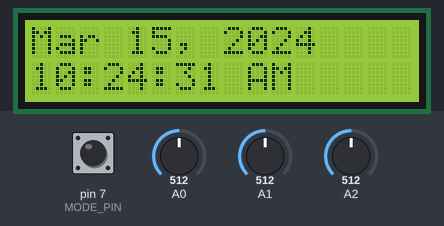
The sketch below on a simulated Arduino Uno, built with avr-gcc and run on an emulated ATmega328P. Parts: 16×2 character LCD. The inputs (shaded band) are chosen by the test bench; at power-on: pin 7 (MODE_PIN) LOW, A0 = 512, A1 = 512, A2 = 512. The local clock reads 2024-03-15 10:24:30 at power-on unless the sketch sets it.

Above: at 1.2 s.
1.3 s: pin 7 (MODE_PIN) pulled HIGH for 0.15 s
At 1.9 s:
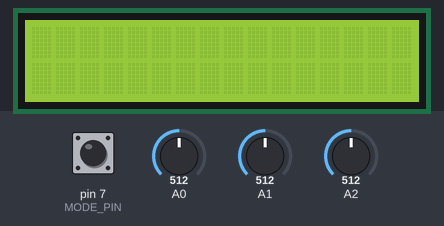
2.9 s: pin 7 (MODE_PIN) pulled HIGH for 1 s
At 4.2 s:
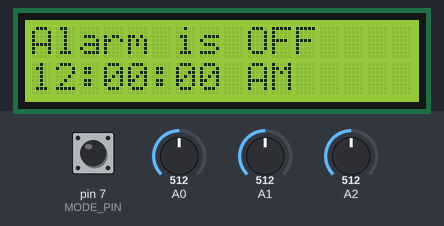
5.4 s: pin 7 (MODE_PIN) pulled HIGH for 0.15 s
At 6.0 s:
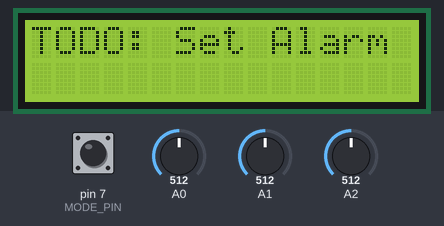
Timing chart, 0 to 8.4 s (numbered marks = the images above; inputs shaded):
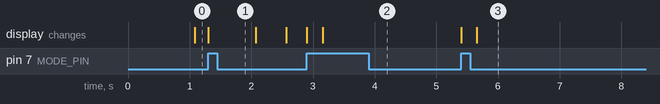

The sketch:

alarm.ino
```cpp
#include <Arduino.h>

#include "include/alarm.h"
#include "include/AlarmClock.h"


AlarmClock alarmClock;

/******************************************************************************/

void setup() {

	alarmClock.initLCD();
	alarmClock.readRTC();
}

/******************************************************************************/

void loop() {

	// sync with the RTC every four hours
	if (0 == millis() % (4 * MILLIS_IN_HOUR)) {
		alarmClock.readRTC();
	}

	alarmClock.updateDisplay();
}
```

AlarmClock.cpp
```cpp
#include <Arduino.h>
#include <LiquidCrystal.h>
#include <TimeLib.h>
#include <TimeAlarms.h>
#include <Wire.h>
#include <DS1307RTC.h>

#include "include/utility.h"
#include "include/AlarmClock.h"


// This gets called whenever the alarm goes off.
void triggerAlarm() {

	// TODO
	return;
}

/******************************************************************************/


/////////////////////
//  Constructors   //
/////////////////////

AlarmClock::AlarmClock() {

	// default device mode
	mode = DISPLAY_TIME;

	// default brightness of the LCD
	LCDBrightness = LCD_BRIGHTNESS_DEFAULT;

	// setup controls
	pinMode(MODE_PIN, INPUT);

	// initialize the state of the mode button
	modePinState = LOW;
	lastModePinState = LOW;

	// initialize the state of the set time/alarm toggle button
	setToggleState = LOW;
	lastSetToggleState = LOW;

	// setup the alarm
	alarmID = Alarm.alarmRepeat(0, 0, 0, triggerAlarm);
	toggleAlarm(false);
}

/******************************************************************************/

/////////////////////
// Private Methods //
/////////////////////

void AlarmClock::toggleAlarm(bool enable) {

	if (enable) {
		Alarm.enable(alarmID);
		alarmEnabled = true;
	}

	else {
		Alarm.disable(alarmID);
		alarmEnabled = false;
	}
}

/******************************************************************************/

bool AlarmClock::checkModeToggle() {

	bool state = false;

	if (wasButtonPushed(modePinState, lastModePinState, MODE_PIN)) {

		state = true;

		if (SET_ALARM == mode) {
			// At the end, wrap around again to the first value.
			setMode(DISPLAY_TIME);
		} else {
			// There's no ++ operator for enums... Really, C++?
			setMode((ClockMode)((int)mode + 1));
		}
	}

	return state;
}

/******************************************************************************/

void AlarmClock::updateBrightness() {

	analogWrite(LCD_BRIGHTNESS_PIN, LCDBrightness);
}

/******************************************************************************/

void AlarmClock::printTimePart(ClockSetMode part, int val) {

	switch (part) {

		case SET_SECOND:
			printTime(hour(), minute(), val, month(), day(), year());
			break;

		case SET_MINUTE:
			printTime(hour(), val, second(), month(), day(), year());
			break;

		case SET_HOUR:
			printTime(val, minute(), second(), month(), day(), year());
			break;

		case SET_YEAR:
			printTime(hour(), minute(), second(), month(), day(), val);
			break;

		case SET_MONTH:
			printTime(hour(), minute(), second(), val, day(), year());
			break;

		case SET_DAY:
			printTime(hour(), minute(), second(), month(), val, year());
			break;

		default:
			break;
	}

	return;
}

/******************************************************************************/

int AlarmClock::promptTimePart(int initVal, ClockSetMode part, int min, int max) {

	// Vertical coordinate of the time part on the LCD display.
	static int yLCDPos[] = {1, 1, 1, 0, 0, 0};

	// Horizontal coordinate of the time part on the LCD display.
	static int xLCDPos[] = {6, 3, 0, 8, 4, 0};

	// How many characters are displayed for the time part.
	static int LCDwidth[] = {2, 2, 2, 4, 2, 3};

	// initialize the state of the + button
	int setPlusState = LOW;
	int lastSetPlusState = LOW;

	// initialize the state of the - button
	int setMinusState = LOW;
	int lastSetMinusState = LOW;

	// handles blinking
	bool blank = false;
	unsigned long prevMillisecond = 0;

	int val = initVal;

	while (1) {

		unsigned long curMillisecond = millis();

		// Blinking seconds
		if (curMillisecond - prevMillisecond > 500) {
			prevMillisecond = curMillisecond;
			blank = !blank;
		}

		if (blank) {
			lcd->setCursor(xLCDPos[(int)part], yLCDPos[(int)part]);
			for (int i = 0; i < LCDwidth[(int)part]; i++) {
				lcd->print(" ");
			}
		} else {
			printTimePart(part, val);
		}

		// if mode button is pressed, we need to drop out of SET_TIME
		if (checkModeToggle()) {
			return 0;
		}

		// continue trying to set second until we toggle to the next time part
		else if (wasButtonPushed(setToggleState, lastSetToggleState, SET_TOGGLE_PIN, true)) {
			break;
		}

		// user pressed the + button
		else if (wasButtonPushed(setPlusState, lastSetPlusState, SET_PLUS_PIN, true)) {
			val = val >= max ? min : val + 1;
		}

		// user pressed the - button
		else if (wasButtonPushed(setMinusState, lastSetMinusState, SET_MINUS_PIN, true)) {
			val = val > min ? val - 1 : max;
		}
	}

	return val;
}

/******************************************************************************/

void AlarmClock::printTime(int hr, int min, int sec, int mnth, int dy, int yr, bool showDate) {

	const char *timeMode = hr < 12 ? "AM" : "PM";

	// Midnight is a special case in AM/PM format
	if (0 == hr) {
		hr = 12;
	}

	// We're not displaying military time
	else if (hr > 12) {
		hr -= 12;
	}

	String hrStr  = hr  < 10 ? "0" + String(hr)  : String(hr);
	String minStr = min < 10 ? "0" + String(min) : String(min);
	String secStr = sec < 10 ? "0" + String(sec) : String(sec);

	String dyStr   = dy < 10 ? "0" + String(dy) : String(dy);

	if (showDate) {
		lcd->setCursor(0, 0);
		lcd->print(String(monthShortStr(mnth)) + " " + dyStr + ", " + String(yr));
	}

	lcd->setCursor(0, 1);
	lcd->print(hrStr + ":" + minStr + ":" + secStr + " " + timeMode);

	return;
}

/******************************************************************************/

void AlarmClock::displayTime() {

	printTime(hour(), minute(), second(), month(), day(), year());
}

/******************************************************************************/

void AlarmClock::displaySetTime() {

	int val;
	static ClockSetMode curState = SET_SECOND;

	int monthDays[] = {31, 28, 31, 30, 31, 30, 31, 31, 30, 31, 30, 31};

	if (isLeapYear(year())) {
		monthDays[1] = 29;
	}

	switch (curState) {

		case SET_SECOND:

			val = promptTimePart(second(), curState, 0, 59);

			if (SET_TIME == mode) {
				setTime(hour(), minute(), val, day(), month(), year());
			}

			break;

		case SET_MINUTE:

			val = promptTimePart(minute(), curState, 0, 59);

			if (SET_TIME == mode) {
				setTime(hour(), val, second(), day(), month(), year());
			}

			break;

		case SET_HOUR:

			val = promptTimePart(hour(), curState, 0, 23);

			if (SET_TIME == mode) {
				setTime(val, minute(), second(), day(), month(), year());
			}

			break;

		case SET_YEAR:

			val = promptTimePart(year(), curState, MIN_YEAR, MAX_YEAR);

			if (SET_TIME == mode) {

				// Do bounds checking for leap years in February
				if (!isLeapYear(val) && 2 == month() && 29 == day()) {
					setTime(hour(), minute(), second(), 1, 3, val);
				} else {
					setTime(hour(), minute(), second(), day(), month(), val);
				}
			}

			break;

		case SET_MONTH:

			val = promptTimePart(month(), curState, 1, 12);

			if (SET_TIME == mode) {

				// Do bounds checking for days in the month
				if (day() > monthDays[val]) {
					setTime(hour(), minute(), second(), monthDays[val], val, year());
				} else {
					setTime(hour(), minute(), second(), day(), val, year());
				}
			}

			break;

		case SET_DAY:

			val = promptTimePart(day(), curState, 1, monthDays[month() - 1]);

			if (SET_TIME == mode) {
				setTime(hour(), minute(), second(), val, month(), year());
			}

			break;

		default:
			break;
	}

	if (SET_MONTH == curState) {
		// At the end, wrap around again to the first value.
		curState = SET_SECOND;
	} else {
		curState = (ClockSetMode)((int)curState + 1);
	}

	// reset when we leave SET_TIME
	if (SET_TIME != mode) {
		curState = SET_SECOND;
	}

	// sync to the RTC when we're done setting the time
	if (SET_TIME == mode) {
		writeRTC(now());
	}

	return;
}

/******************************************************************************/

void AlarmClock::displayAlarm() {

	time_t alarmTime = Alarm.read(alarmID);

	printTime(hour(alarmTime), minute(alarmTime), second(alarmTime), 0, 0, 0, false);

	lcd->setCursor(0, 0);
	lcd->print(alarmEnabled ? "Alarm is ON" : "Alarm is OFF");

	return;
}

/******************************************************************************/

void AlarmClock::displaySetAlarm() {

	// TODO
	lcd->setCursor(0, 0);
	lcd->print("TODO: Set Alarm");

	return;
}

/******************************************************************************/

/////////////////////
// Public Methods  //
/////////////////////

void AlarmClock::setMode(ClockMode newMode) {

	mode = newMode;
	lcd->clear();
	delay(250);

	return;
}

/******************************************************************************/

void AlarmClock::readRTC() {

	DS1307RTC *rtc = new DS1307RTC();
	time_t time = rtc->get();

	setTime(hour(time), minute(time), second(time), day(time), month(time), year(time));
	return;
}

/******************************************************************************/

void AlarmClock::writeRTC(time_t time) {

	DS1307RTC *rtc = new DS1307RTC();

	rtc->set(time);
	return;
}

/******************************************************************************/

void AlarmClock::initLCD() {

	lcd = new LiquidCrystal(LCD_RS, LCD_ENABLE, LCD_D4, LCD_D5, LCD_D6, LCD_D7);
	lcd->begin(16, 2);

	return;
}

/******************************************************************************/

void AlarmClock::updateDisplay() {

	// determines how bright the LCD is
	updateBrightness();

	// If user pressed the mode select button, cycle to the next mode.
	checkModeToggle();

	switch (mode) {

		case DISPLAY_TIME:
			displayTime();
			break;

		case SET_TIME:
			displaySetTime();
			break;

		case DISPLAY_ALARM:
			displayAlarm();
			break;

		case SET_ALARM:
			displaySetAlarm();
			break;

		default:
			break;
	}
}
```

AlarmClock.h
```cpp
#ifndef ALARMCLOCK_H
#define ALARMCLOCK_H

#include <LiquidCrystal.h>
#include <TimeAlarms.h>

#include "alarm.h"


// Alarm payload
void triggerAlarm();

/******************************************************************************/

class AlarmClock {

	private:

		// Current mode of the alarm clock.
		ClockMode mode;

		// The brightness of the LCD.
		int LCDBrightness;

		// Initialize the library with the numbers of the interface pins.
		LiquidCrystal *lcd;

		// Points to an alarm object.
		AlarmID_t alarmID;

		// Whether or not the alarm is enabled.
		bool alarmEnabled;

		// Current and last states of the mode toggle button.
		int modePinState;
		int lastModePinState;

		// Current and last states of the set time/alarm toggle button.
		int setToggleState;
		int lastSetToggleState;

		// Enables and disables the alarm.
		void toggleAlarm(bool enable);

		// Checks state of the mode toggle button and changes the clock's
		// mode if it's pressed. Returns true if the button was pressed and
		// false otherwise.
		bool checkModeToggle();

		// Updates the brightness of the LCD. Called by updateDisplay().
		void updateBrightness();

		// Prints the specified time part (second, minute, etc.) to the LCD
		// display in the appropriate position and in the correct format.
		void printTimePart(ClockSetMode part, int val);

		// Prompts the user for the specified time part (second, minute, etc.)
		// and returns the result.
		int promptTimePart(int initVal, ClockSetMode part, int min, int max);

		// Displays the given time on the LCD.
		void printTime(int hr, int min, int sec, int mnth, int dy, int yr, bool showDate = true);

		// Called by updateDisplay() when mode = DISPLAY_TIME.
		void displayTime();

		// Called by updateDisplay() when mode = SET_TIME.
		void displaySetTime();

		// Called by updateDisplay() when mode = DISPLAY_ALARM.
		void displayAlarm();

		// Called by updateDisplay() when mode = SET_ALARM.
		void displaySetAlarm();

	public:

		// Constructor
		AlarmClock();

		// Sets the alarm clock's mode.
		void setMode(ClockMode newMode);

		// Sets the brightness of the LCD.
		inline void setLCDBrightness(int brightness) {LCDBrightness = brightness;}

		// Syncs current time from the RTC.
		void readRTC();

		// Writes specified time to the RTC.
		void writeRTC(time_t time);

		// Returns the alarm clock's mode.
		inline ClockMode getMode() {return mode;}

		// Initializes the clock.
		void initClock();

		// Initializes the LCD.
		void initLCD();

		// This updates the LCD display. Called by each iteration of loop().
		void updateDisplay();
};


#endif
```

alarm.h
```cpp
#ifndef ALARM_H
#define ALARM_H

#define MILLIS_IN_HOUR 3600000

// Definitions for LCD pins
#define LCD_ENABLE 2
#define LCD_RS     4
#define LCD_D4    10
#define LCD_D5    11
#define LCD_D6    12
#define LCD_D7    13

// pin (digital read) that controls how bright the LCD display should be
#define LCD_BRIGHTNESS_PIN 9

// push button pin (digital read) that switches between clock modes
#define MODE_PIN 7

// push button pins (analog in) that are used to set the time and alarm
#define SET_TOGGLE_PIN 0
#define SET_PLUS_PIN   1
#define SET_MINUS_PIN  2

// defines how bright the LCD should be (valid values are 0-1023.)
#define LCD_BRIGHTNESS_STEP      50
#define LCD_BRIGHTNESS_DEFAULT   50

// The RTC only deals with years >= 2000 and <= 2099
#define MIN_YEAR 2000
#define MAX_YEAR 2099

class AlarmClock; // fully defined in AlarmClock.h
extern AlarmClock alarmClock;

// defines modes that the clock can be in
enum ClockMode {DISPLAY_TIME, SET_TIME, DISPLAY_ALARM, SET_ALARM};

// defines submodes for SET_TIME and SET_ALARM
enum ClockSetMode {SET_SECOND, SET_MINUTE, SET_HOUR, SET_YEAR, SET_DAY, SET_MONTH};


#endif
```

utility.h
```cpp
#ifndef UTILITY_H
#define UTILITY_H

#include <Arduino.h>


// Returns true if the specified button was pushed and false otherwise. curState
// and lastState are references to variables used to keep track of a button's
// state, and analog determines whethe the button is connected to a digital or
// an analog input.
extern bool wasButtonPushed(int &curState, int &lastState, int pin, bool analog = false);

// Returns true if the given year is a leap year.
extern bool isLeapYear(int year);


#endif
```

utility.cpp
```cpp
#include "include/utility.h"

#define ANALOG_BUTTON_THRESHOLD 100


bool wasButtonPushed(int &curState, int &lastState, int pin, bool analog) {

	bool pushed = false;

	// With 10K pull-down resistors and a USB power supply, analog pins will
	// read 0 when the button isn't pressed. But when using a 12V power supply
	// and the same pull-down resistors, the pin will still read non-zero. So
	// I've experimentally determined a threshold that may or may not work in
	// all circumstances.
	if (analog) {
		curState = analogRead(pin) > ANALOG_BUTTON_THRESHOLD ? HIGH : LOW;
	}

	else {
		curState = digitalRead(pin);
	}

	if (curState != lastState && HIGH == curState) {
		pushed = true;
	}

	lastState = curState;

	return pushed;
}

/******************************************************************************/

bool isLeapYear(int year) {

	return (year % 4 != 0) || (year % 400 == 0 && year % 100 != 0) ? false : true;
}
```

Measured:
- after the input at 1.3 s, the display: changes at once (image 1)
- after the input at 2.9 s, the display: first changes at once (image 2 shows a later state)
- after the input at 5.4 s, the display: first changes at once (image 3 shows a later state)
